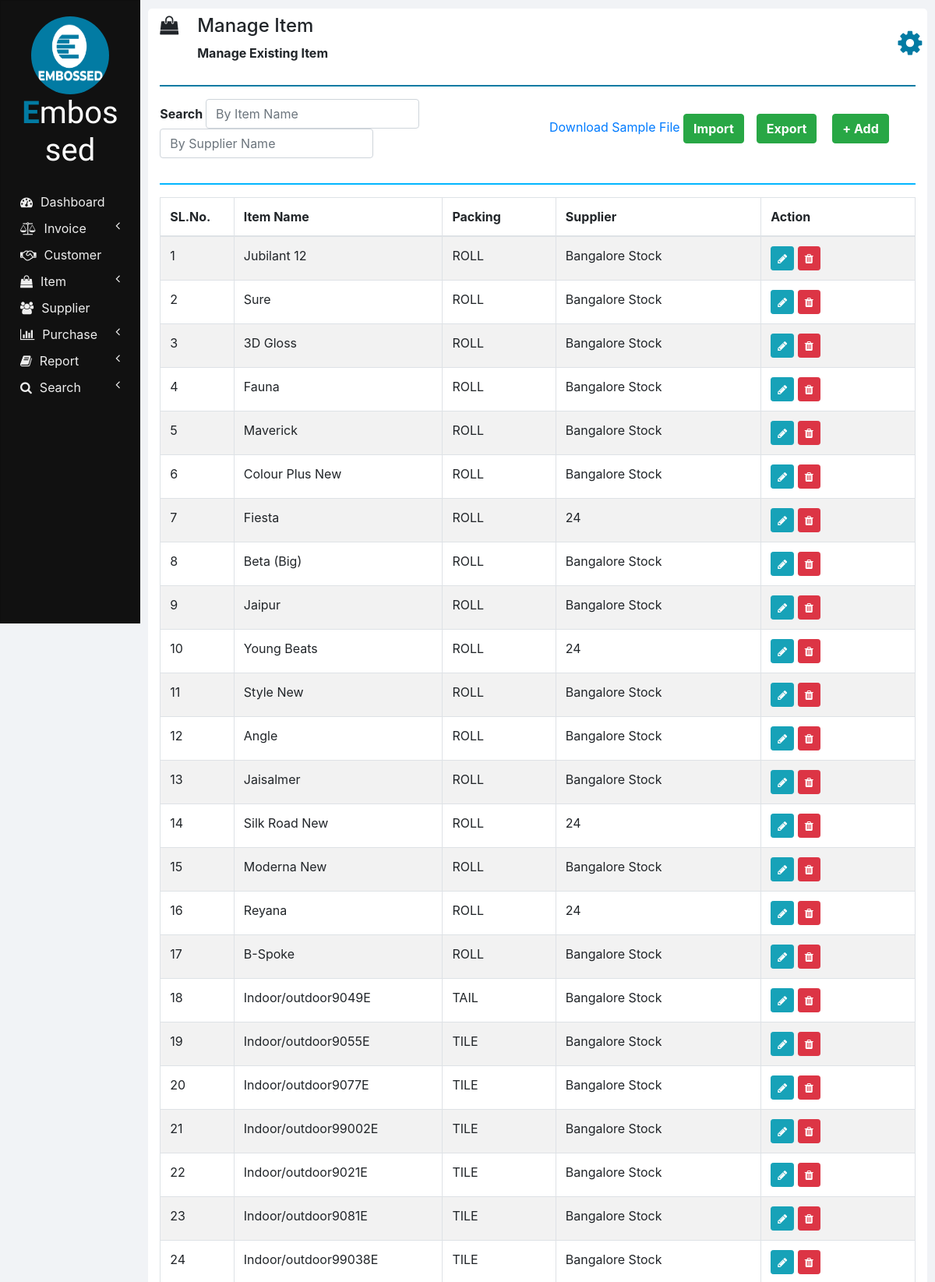
Screenshot of /manage_medicine.php (upper part) with the database file from the repository.
### tables this page shows
CREATE TABLE IF NOT EXISTS `medicines` (
  `ID` int NOT NULL AUTO_INCREMENT,
  `NAME` varchar(100) NOT NULL,
  `PACKING` varchar(20) NOT NULL,
  `GENERIC_NAME` varchar(100) NOT NULL,
  `SUPPLIER_NAME` varchar(100) NOT NULL,
  PRIMARY KEY (`ID`)
);

### php/manage_medicine.php (the view, shortened to what this page needs)
<?php
  function showMedicines($id) {
    require "db_connection.php";
    if($con) {
      $seq_no = 0;
      $query = "SELECT * FROM medicines";
      $result = mysqli_query($con, $query);
      while($row = mysqli_fetch_array($result)) {
        $seq_no++;
        if($row['ID'] == $id)
          showEditOptionsRow($seq_no, $row);
        else
          showMedicineRow($seq_no, $row);
      }
    }
  }
  function showMedicineRow($seq_no, $row) {
    ?>
    <tr>
      <td><?php echo $seq_no; ?></td>
      <td><?php echo $row['NAME']; ?></td>
      <td><?php echo $row['PACKING']; ?></td>
      <td><?php echo $row['SUPPLIER_NAME']; ?></td>
      <td>
        <button href="" class="btn btn-info btn-sm" onclick="editMedicine(<?php echo $row['ID']; ?>);">
          <i class="fa fa-pencil"></i>
        </button>
        <button class="btn btn-danger btn-sm" onclick="deleteMedicine(<?php echo $row['ID']; ?>);">
          <i class="fa fa-trash"></i>
        </button>
      </td>
    </tr>
    <?php
  }
  ?>

### css/sidenav.css (style rules this page uses)
body { background-color: #f1f3f6; }
.sidenav { width: 15%; height: 100vh; background-color: #222222; position: fixed; z-index: 1; flex: 1 0 auto; }
.card { width: 100%; height: 100%; top: 0; border-radius: 0; background-color: #111111; }
.logo .logo-caption { font-family: 'Poiret One', cursive; color: #ffffff; text-align: center; margin-bottom: 25px; }
.logo .profile { margin-left: 50%; border-radius: 50%; transform: translate(-50%); }
.logo .tweak { color: #027ba3; font-weight: bold; }
.main-menu-item { padding: 5px 5px; cursor: pointer; }
.main-menu-item > a { color: #eeeeee; text-decoration: none; font-size: 16px; }
.main-menu-item > a > span { margin-left: 10px; }

### css/home.css (style rules this page uses)
html, body { height: 100vh; }

### rows the page displays
medicines: seq_no "1", NAME "Jubilant 12", PACKING "ROLL", SUPPLIER_NAME "Bangalore Stock"
medicines: seq_no "2", NAME "Sure", PACKING "ROLL", SUPPLIER_NAME "Bangalore Stock"
medicines: seq_no "3", NAME "3D Gloss", PACKING "ROLL", SUPPLIER_NAME "Bangalore Stock"
medicines: seq_no "4", NAME "Fauna", PACKING "ROLL", SUPPLIER_NAME "Bangalore Stock"
medicines: seq_no "5", NAME "Maverick", PACKING "ROLL", SUPPLIER_NAME "Bangalore Stock"
medicines: seq_no "6", NAME "Colour Plus New", PACKING "ROLL", SUPPLIER_NAME "Bangalore Stock"
medicines: seq_no "7", NAME "Fiesta", PACKING "ROLL", SUPPLIER_NAME "24"
medicines: seq_no "8", NAME "Beta (Big)", PACKING "ROLL", SUPPLIER_NAME "Bangalore Stock"
medicines: seq_no "9", NAME "Jaipur", PACKING "ROLL", SUPPLIER_NAME "Bangalore Stock"
medicines: seq_no "10", NAME "Young Beats", PACKING "ROLL", SUPPLIER_NAME "24"
medicines: seq_no "11", NAME "Style New", PACKING "ROLL", SUPPLIER_NAME "Bangalore Stock"
medicines: seq_no "12", NAME "Angle", PACKING "ROLL", SUPPLIER_NAME "Bangalore Stock"
medicines: seq_no "13", NAME "Jaisalmer", PACKING "ROLL", SUPPLIER_NAME "Bangalore Stock"
medicines: seq_no "14", NAME "Silk Road New", PACKING "ROLL", SUPPLIER_NAME "24"
medicines: seq_no "15", NAME "Moderna New", PACKING "ROLL", SUPPLIER_NAME "Bangalore Stock"
medicines: seq_no "16", NAME "Reyana", PACKING "ROLL", SUPPLIER_NAME "24"
medicines: seq_no "17", NAME "B-Spoke", PACKING "ROLL", SUPPLIER_NAME "Bangalore Stock"
medicines: seq_no "18", NAME "Indoor/outdoor9049E", PACKING "TAIL", SUPPLIER_NAME "Bangalore Stock"
medicines: seq_no "19", NAME "Indoor/outdoor9055E", PACKING "TILE", SUPPLIER_NAME "Bangalore Stock"
medicines: seq_no "20", NAME "Indoor/outdoor9077E", PACKING "TILE", SUPPLIER_NAME "Bangalore Stock"
medicines: seq_no "21", NAME "Indoor/outdoor99002E", PACKING "TILE", SUPPLIER_NAME "Bangalore Stock"
medicines: seq_no "22", NAME "Indoor/outdoor9021E", PACKING "TILE", SUPPLIER_NAME "Bangalore Stock"
medicines: seq_no "23", NAME "Indoor/outdoor9081E", PACKING "TILE", SUPPLIER_NAME "Bangalore Stock"
medicines: seq_no "24", NAME "Indoor/outdoor99038E", PACKING "TILE", SUPPLIER_NAME "Bangalore Stock"

### other values shown
$heading "Manage Item"
$sub_heading "Manage Existing Item"
